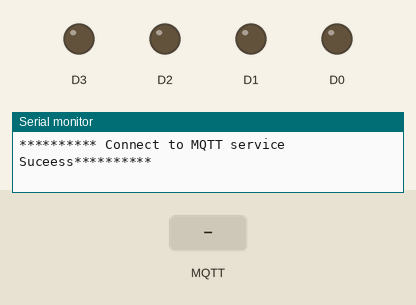
Recording of a program running on a simulated ESP8266 (NodeMCU). Parts: output pins drawn as LEDs (lit = HIGH), the last lines printed to the serial monitor. Inputs (shaded band) come from the test bench. No MQTT or app messages arrive unless stated.

Above: at 1.2 s.
1.3 s: MQTT message "1" arrives on the first subscribed topic
At 1.9 s:
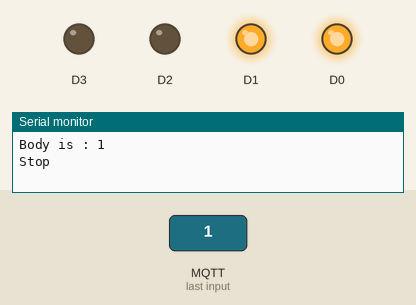
2.8 s: MQTT message "on" arrives on the first subscribed topic
4.3 s: MQTT message "off" arrives on the first subscribed topic
Timing chart, 0 to 7.3 s (numbered marks = the images above; inputs shaded):
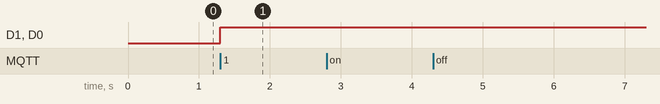

The program:

main.cpp
```cpp
#include <Arduino.h>
#include <SmartWifi.h>    //ESP8266-12F智能组网
#include <PubSubClient.h> //MQTT协议SDK
#include <ArduinoJson.h>  //Arduion的json数据库
#include <CarController.h>

#define MQTT_SERVICE_IP "192.168.1.106"
#define MQTT_SERVICE_PORT 61613
#define MQTT_USERNAME "admin"
#define MQTT_PASSWORD "password"
//定义MQTT订阅接受消息
#define TOPIC_IN_MOVE "car/move" //小车移动指令
#define PAYLOAD_MOVE_
//定义MQTT订阅发送消息

//Wifi相关
SmartWifi wifi;

WiFiClient wifiClient;
PubSubClient mqttClient(wifiClient); //MQTT连接使用的客户端

CarMove car(D0, D1, D2, D3);
void carMove(String);
//MQTT相关
/* MQTT接受消息回调函数 */
void mqttCallback(char *topic, byte *payload, unsigned int length)
{
    String body = "";
    for (unsigned int i = 0; i < length; i++)
    {
        body += (char)payload[i];
    }
    Serial.print("Body is : ");
    Serial.println(body);
    if (strcmp(topic, TOPIC_IN_MOVE) == 0)
    { //收到移动的消息
        carMove(body);
    }
    body = "";
}

/* 重新连接MQTT服务器 */
void reConnectMQTT()
{
    while (!mqttClient.connected())
    {
        Serial.print("Start attempting connection MQTT service ");
        Serial.print(MQTT_SERVICE_IP);
        Serial.println(", Please wait...");
        if (mqttClient.connect("ESP8266-12FCarClient", MQTT_USERNAME, MQTT_PASSWORD))
        {
            //连接成功  订阅消息
            Serial.println("********** Connect to MQTT service Suceess**********");
            //订阅输入主题
            mqttClient.subscribe(TOPIC_IN_MOVE);
        }
        else
        {
            // 连接失败，等待5秒重试
            Serial.print("Connect to MQTT service ");
            Serial.print(MQTT_SERVICE_IP);
            Serial.print(" failed, status is : ");
            Serial.print(mqttClient.state());
            Serial.println(" try again in 5 seconds");
            delay(5000);
        }
    }
}

void setup()
{
    // put your setup code here, to run once:
    //初始化wifi
    wifi.init();
    mqttClient.setServer(MQTT_SERVICE_IP, MQTT_SERVICE_PORT);
    mqttClient.setCallback(mqttCallback);
}

void loop()
{
    // put your main code here, to run repeatedly:
    //wifi断网检测
    wifi.loop();

    //服务器连接效验
    if (!mqttClient.connected())
    {
        reConnectMQTT();
    }
    mqttClient.loop();
}

void carMove(String body)
{
    if (String("Forward").compareTo(body) == 0)
    {
        Serial.println("Forward");
        car.forward();
    }
    else if (String("Back").compareTo(body) == 0)
    {
        Serial.println("Back");
        car.back();
    }
    else if (String("Left").compareTo(body) == 0)
    {
        Serial.println("Left");
        car.left();
    }
    else if (String("Right").compareTo(body) == 0)
    {
        Serial.println("Right");
        car.right();
    }
    else
    {
        Serial.println("Stop");
        car.stop();
    }
}
```

Measured:
- after the input at 1.3 s, D1, D0: LOW → HIGH at once
